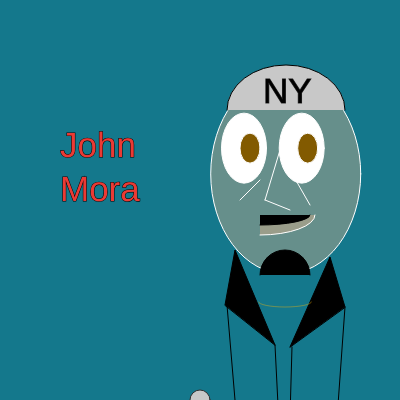
Frame 1 (no input)
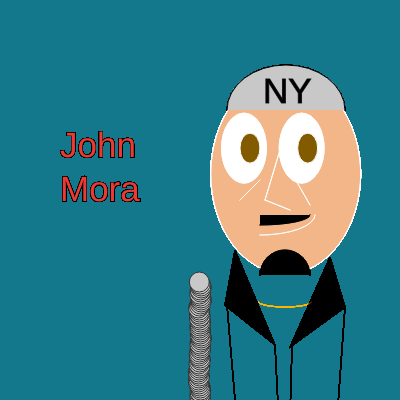
Frame 60 (no input)
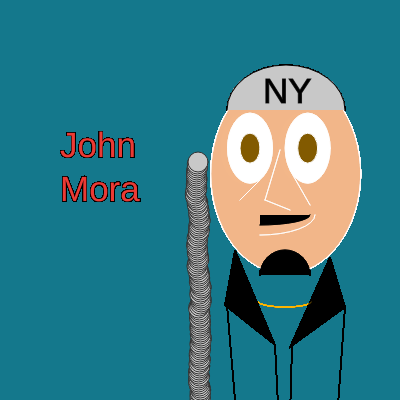
Frame 120 (the mouse pressed at the canvas centre since frame 60)

The p5.js sketch that drew these frames (run headless with seeded random() and noise() and a simulated clock; from frame 60 on, the mouse is pressed at the canvas centre):

// p5.js sketch
// ── sketch.js
let t = 'John Mora'
let x, y;
let n = 'NY'
let motion = 0;


  

function setup() {
  createCanvas(400, 400);
  background(20, 120, 140);
  textSize(35);
  
   x = width / 2;
   y = height;

  
 

  
 
 
 
}

function draw() {
  stroke(600);
  fill(240, 182, 137, 94);
  ellipse(width/1.4, height/2.3, 150, 200);
  
  /*mouse draws lines when pressed*/
  motion = constrain(map(mouseX, 0, width, -6, 6), -6, 6);

  push();
  /*Left Eye*/
   fill(255);
    translate(motion, 0);
    ellipse(width/1.6, height/2.7, 45, 70);
  /*Right Eye*/
   fill(255);
    ellipse(width/1.3, height/2.7, 45, 70);
  pop();
  
  push();
    /*Left Pupil*/
  fill(130, 90, 0);
    ellipse(width/1.6, height/2.7, 20, 30);
    /* Right Pupil*/
  fill(130, 90, 0);
    ellipse(width/1.3, height/2.7, 20, 30);
  pop();
    
    line(265, 200, 280, 150);
    line(240, 200, 260, 180);
    line(290, 210, 265, 200);
    line(310, 205, 290, 170);
  
  fill(240, 182, 137, 94);
    arc(260, 215, 110, 40, 0, HALF_PI);
  
 fill(235, 58, 52);
  stroke(0);
  text(t, 60, 130, 70, 80);
  
  
  /* Animation */
   stroke(50);
  fill(200);
  ellipse(x, y, 20, 20);
 
     x = x + random(-1, 1);
    y = y - 2;
  if (y < 0) {
    y = height;
  }
  
  push();
  stroke(0);
  translate(86, 0 );
  arc(width/2, 110, 118, 90, PI, 0 );
  pop();
  console.log('x:'+ mouseX + " , y: " + mouseY);
  
    fill(0);
  text(n, 263, 76 , 100 , 150);
  
  push();
    stroke(0);
    arc(260, 215, 100 , 20 , 0, HALF_PI);
    arc(285, 275, 50 , 50 , PI, 0);
  pop();

  push();
    stroke(0); 
    translate(105, 190);
    triangle(width/ 2 - 30, 155, 130, 60, 120, 115);
    line(width/2 - 70, 210, 122, 115);
    line(width/2 - 30, 155, 173, 215);
  pop();
  
  
  push();
  stroke(0);
    translate(170, 217);
    fill(0);
    triangle(120, 130, 160, 40, 175, 90);
    line(width/2 - 80, 200, 122, 130);
    line(width/2 - 40, 300, 175, 90);
  push()
    noFill();
    stroke(255, 184, 1, 100);
    translate(5, 5);
     arc(110, 80, 53, 10, 0, PI);
  pop();
pop();
    
  
  
 
  
  
  
  
  
  
  
  
  /*beginShape();
  vertex(120,177);
  vertex(270,177);
  vertex(width/2, 99);
  endShape(CLOSE);*/
  
  
  
  
  
}
// ── style.css
html, body {
  margin: 0;
  padding: 0;
}
canvas {
  display: block;
}

  
